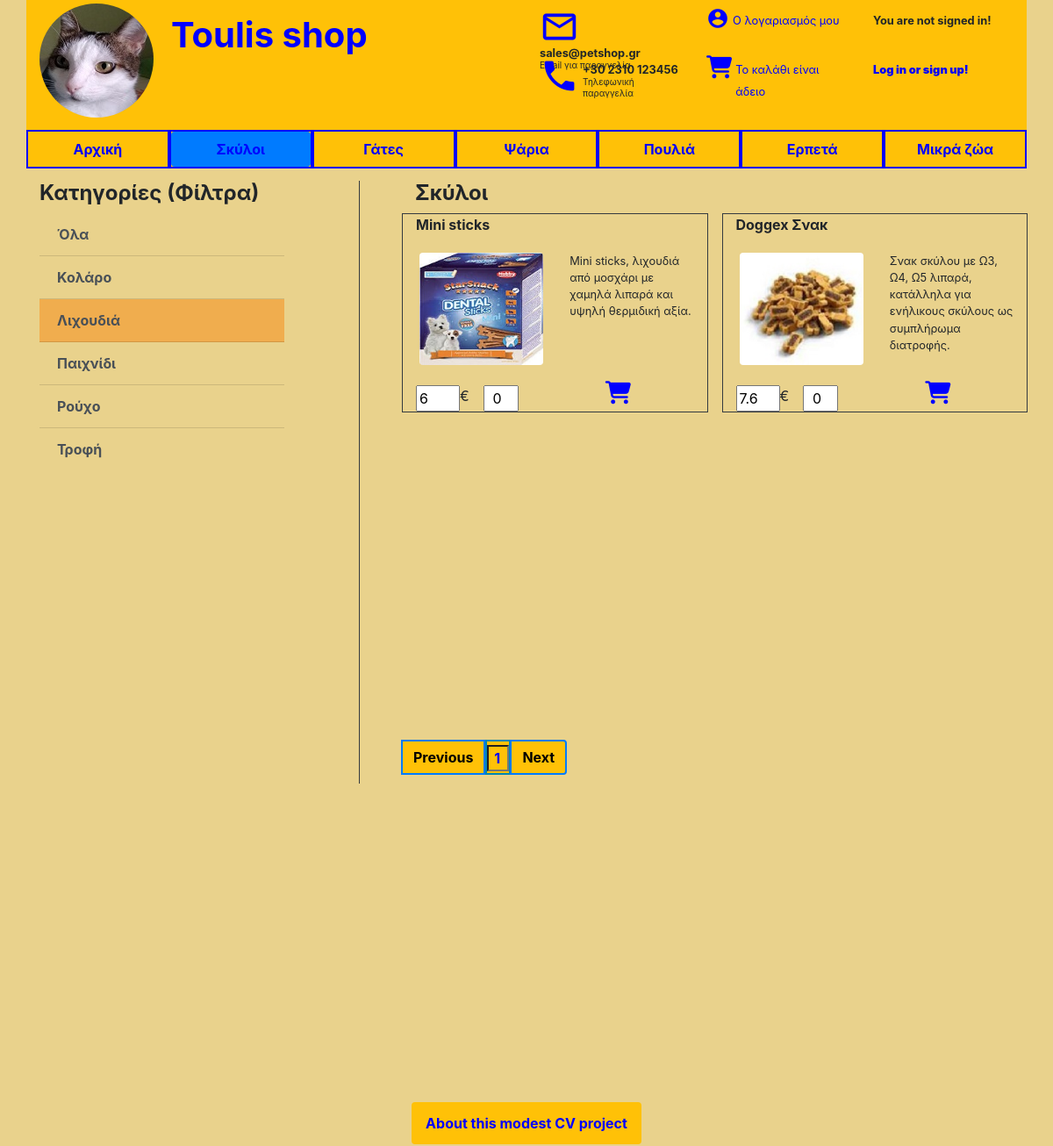
/page2.php?type=11, run on the app's committed database.
### tables this page shows
CREATE TABLE `prodtypes` (
  `TYPECODE` int(11) NOT NULL,
  `TYPENAME` varchar(30) NOT NULL
);

CREATE TABLE `products` (
  `PRODCODE` int(11) NOT NULL,
  `PRODNAME` varchar(30) NOT NULL,
  `TYPECODE_FK` int(11) NOT NULL,
  `PRODDESCRIPTION` varchar(249) DEFAULT NULL,
  `PRODPIC` varchar(200) DEFAULT NULL,
  `PRODSTOCK` int(11) NOT NULL,
  `PRODVALUE` double DEFAULT NULL
);

### functions_and_classes/back_end_functions.php (called while the page is built, shortened)
<?php
    function execQueryWithResultSet($query){
        global $connection;
        $result = mysqli_query($connection,$query);
        $currentExecQueryResultObject = new ExecQueryResult();
        if (! $result) {
            $currentExecQueryResultObject -> querySuccess = false;
        }
        else{
            $currentExecQueryResultObject -> querySuccess = true;
            $currentExecQueryResultObject -> resultSet = $result;
            $currentExecQueryResultObject -> resultSetRows = mysqli_num_rows($result);
        }
        return $currentExecQueryResultObject;
    }
?>
<?php
    function fetchProdTypes() {
        $query = "SELECT * FROM PRODTYPES";
        $query .= " ORDER BY TYPENAME";
        $currentExecQueryResultObject = execQueryWithResultSet($query);
        return $currentExecQueryResultObject;
    }
?>
<?php
    function fetchAllProductsByIdFilteredByCategory($typeCode_FK){
        $query = "SELECT * FROM PRODUCTS";
        $query .= " WHERE TYPECODE_FK=$typeCode_FK";
        $query .= " ORDER BY PRODCODE DESC";
        $currentExecQueryResultObject = execQueryWithResultSet($query);
        return $currentExecQueryResultObject;
    }
?>

### scripts/driver_page2.php (called while the page is built, shortened)
<?php
    if (! isset($_GET['type'])){
        $currentExecQueryResultObject = fetchAllProductsByIdDesc();
        if (! $currentExecQueryResultObject -> querySuccess ){
            die('driver_page2.php -- tha kanw kati smarter soon edw!');
        }
        $resultProducts = $currentExecQueryResultObject -> resultSet;
        $typeKey = null;
        $typeValue = null;
    }
    else {
        $currentExecQueryResultObject = fetchAllProductsByIdFilteredByCategory($_GET['type']);
    }
?>

### functions_and_classes/controller_functions.php (called while the page is built, shortened)
<?php
    function getQuantityOfSpecificProdCodeCart($currentProdCode){
        return 0;
    }
?>

### functions_and_classes/front_end_functions.php (the view, shortened to what this page needs)
<?php
    function echoProductBox($marginsString,$row,$indexOfBox,$page,$dataAttributString) {
?>
        <div class="vitrinaDiv col border border-dark <?php echo $marginsString ?>" data-vitrina="<?php if (!is_null($dataAttributString)) {echo $dataAttributString;} ?>">
				<div class="custom-control-inline">
				    <p id="prodNameP_<?php echo $indexOfBox;?>" class="font-weight-bold"><?php echo $row['PRODNAME']; ?></p>
                    <pre>   </pre>
                </div>
				<div class="row mt-1" style="height:60%;">
					<div class="col ml-1" style="height:100%;">
				        <img id="prodPic_<?php echo $indexOfBox;?>" src="images\products\<?php echo $row['PRODPIC']; ?>" class="img-fluid rounded" alt="mocca" style="height:95%;">
					</div>
					<div class="col" style="height:100%;">
						<p id="prodDescreption_<?php echo $indexOfBox;?>" class="small"><?php echo $row['PRODDESCRIPTION']; ?>
						</p>
					</div>
				</div>
				<div class="row mt-2" style="height:25%;">
					<div class="col mt-2" style="height:100%;">
						<div class="custom-control-inline">
						    <input id="prodValue_<?php echo $indexOfBox;?>" type="text" style="width:50px;height:30px;" name="prodValue_<?php echo $indexOfBox?>" value="<?php echo $row['PRODVALUE']; ?>"/>€
						    <input id="quantity_<?php echo $indexOfBox;?>" type="number" class="quantityInput ml-3" name="quantity_<?php echo $indexOfBox;?>" min="0" max="<?php echo $row['PRODSTOCK']; ?>" value="<?php echo getQuantityOfSpecificProdCodeCart($row['PRODCODE']);?>" onkeydown="return false"/>
                        </div>
					</div>
					<div class="col" style="height:100%;">
						<button type="submit" class="buyButton btn btn-sm btn-outline-warning mb-2" name="btnPr_<?php echo $indexOfBox?>" style="border:1px;border-color: #2196F3;">
                            <i class="fas fa-shopping-cart float-left mr-1 " style="font-size:26px;color:#0000ff;"></i>
						</button>
					</div>
				</div>
        </div>
<?php
    }
?>
<?php
    function echoRowOfProductBox($RowOfProductBoxPlace,$resultProducts,$page,$isDown) {
        $actionPage="index.php";
        $plus3InIdIndexes=0;
        $dataAttributString=null;
        if ($RowOfProductBoxPlace == RowOfProductBoxPlace::last || $RowOfProductBoxPlace ==     RowOfProductBoxPlace::popular){
            if ($RowOfProductBoxPlace == RowOfProductBoxPlace::popular){
                $plus3InIdIndexes=3;
                $dataAttributString='pop_page';
            }
            else {
                $dataAttributString='last_page';
            }
            mysqli_data_seek($resultProducts,($page*3));
            for($counter = 0; $counter < 3; $counter++){
                if ($row = mysqli_fetch_assoc($resultProducts)){
                    echoProductBox("mr-4",$row,$counter + $plus3InIdIndexes,$actionPage,$dataAttributString);
                }
                else{
?>
                    <div class="col  <?php echo "mr-4" ?>">
                    </div>
<?php
                }
            }
        }
        else {
            $actionPage="page2.php";
            mysqli_data_seek($resultProducts,($page * 4) + ($isDown * 2));
            if ($isDown==0){
                $first=0;
                $second=1;
            }
            else {
                $first=2;
                $second=3;
            }
            if ($row = mysqli_fetch_assoc($resultProducts)){
                echoProductBox("mr-2",$row,$first,$actionPage,$dataAttributString);
            }
            else{
?>
                <div class="col  <?php echo "mr-2" ?>">
                </div>
<?php
            }
             if ($row = mysqli_fetch_assoc($resultProducts)){
                echoProductBox("ml-2 mr-n5",$row,$second,$actionPage,$dataAttributString);
            }
            else{
?>
                <div class="col  <?php echo "ml-2 mr-n5" ?>">
                </div>
<?php
            }
        }
    }
?>
<?php
    function echoCheckLoginMessage() {
        if (UserType::$userType == UserType::notLogged || isset($_POST['delete'])) {
            echo "You are not signed in!";
        }
        else {
            echo "You are signed in!";
        }
    }
?>
<?php
    function echoLoginLink() {
        if (UserType::$userType == UserType::notLogged || isset($_POST['delete'])) {
?>
            <a href="sign_in.php">
                <span class= "align-middle">
				    <small class="font-weight-bolder">Log in or sign up!</small>
				</span>
            </a>
    <?php
        }
?>
<?php
    }
?>
<?php
    function echoProductTypes(){
        $currentExecQueryResultObject = fetchProdTypes();
        while ($row = mysqli_fetch_assoc($currentExecQueryResultObject -> resultSet)){
            $str = "<a data-typeCode='" . $row['TYPECODE'] . "' href='page2.php?type=" . $row['TYPECODE'] . "'";
            echo $str;
?>
         class="list-group-item list-group-item-action" style="background-color:<?php if ( isset($_GET['type']) && $_GET['type']==$row['TYPECODE']){?>#f0ad4e<?php } else{?>#e9d28c<?php }?>">
<?php
            echo $row['TYPENAME']; ?>
            </a>
<?php
        }
    }
?>
<?php
    function echoCartMessage(){
        if (UserType::$userType == UserType::notLogged) {
            echo "Το καλάθι είναι άδειο";
            return;
        }
    }
?>
<?php
    function echoPagination($pagesKeyArray,$pagesValueArray,$currentPageIndex,$maxPage,$currentUrl,$typeKey,$typeValue,$dataPaginationString){
?>
        <div class="dataTables_paginate paging_full_numbers row mt-2" style="height:50px;" data-pagination="<?php if (!is_null($dataPaginationString)) {echo $dataPaginationString;} ?>">
		<ul class="pagination" data-maxPage=<?php echo $maxPage;?>
            <li class="page-item" style="bjorder:2px solid blue;">
                <a class="page-link bg-warning font-weight-bolder" style="text-decoration:none" href="
                        ">Previous</a>
            <li class="page-item bg-warning" style="border:2px solid #0086b3;">
                <input type="text" class="vitrinaPage bg-warning font-weight-bolder mt-1" style="width:25px;color:blue;" value="
<?php
                       echo ($pagesValueArray[$currentPageIndex] + 1);
?>
                        "/>
            </li>
            <li class="page-item" style="bjorder:2px solid blue;">
                <a class="page-link bg-warning font-weight-bolder" style="text-decoration:none"  href="
                                    ">Next</a>
            </li>
        </ul>
        </div>
<?php
    }
?>

### css/style.css (style rules this page uses)
a { color: #0000ff; text-decoration:none; font-weight:bold; }
input[type=number] { text-align: right; width:40px; }
.page-link { color: #000 !important; background-color: #ffc107 !important; border: 2px solid #007bff !important; }
.dataTables_paginate { width: 100%; text-align: left; }

### data on the page
prodtypes: TYPENAME "Κολάρο"
prodtypes: TYPENAME "Λιχουδιά"
prodtypes: TYPENAME "Παιχνίδι"
prodtypes: TYPENAME "Ρούχο"
prodtypes: TYPENAME "Τροφή"
products: PRODNAME "Mini sticks", PRODPIC (picture), PRODDESCRIPTION "Mini sticks, λιχουδιά από μοσχάρι με χαμηλά λιπαρά και υψηλή θερμιδική αξία.", PRODVALUE "6", PRODCODE "0"
products: PRODNAME "Doggex Σνακ", PRODPIC (picture), PRODDESCRIPTION "Σνακ σκύλου με Ω3, Ω4, Ω5 λιπαρά, κατάλληλα για ενήλικους σκύλους ως συμπλήρωμα διατροφής.", PRODVALUE "7.6", PRODCODE "0"
